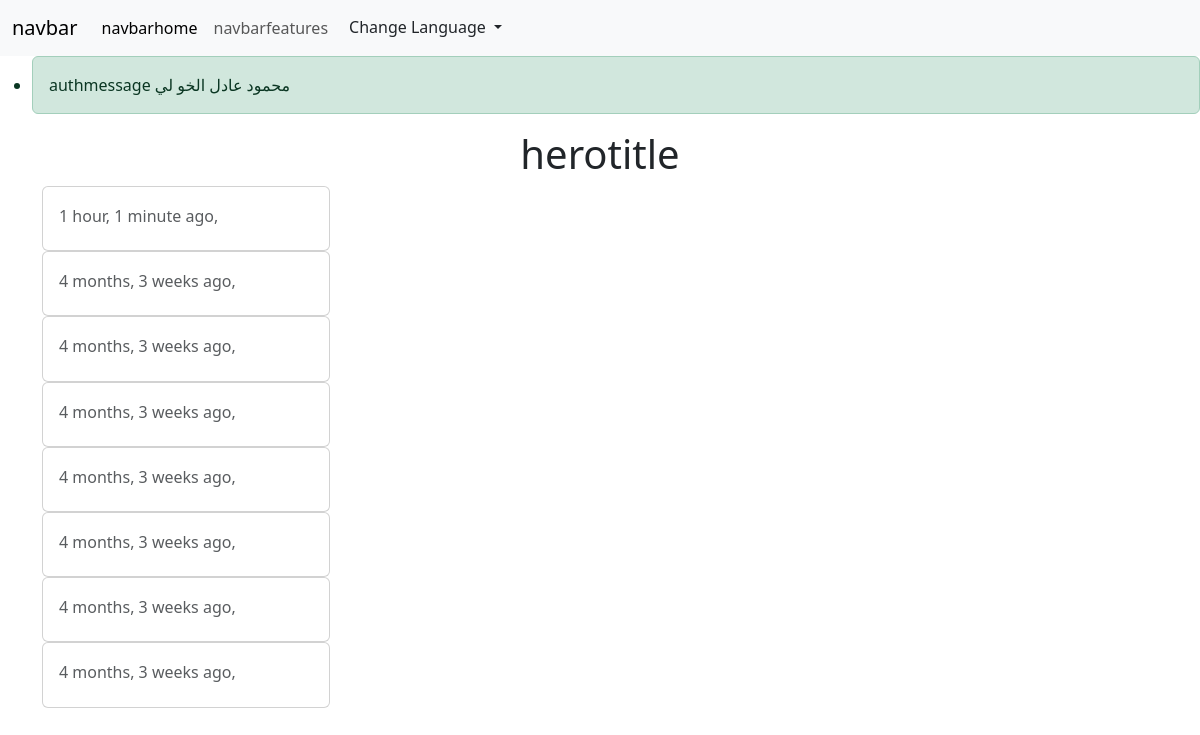
The page /en/ (signed in) on the database its author committed.
### language/models.py (models this page shows, shortened)
class Post(TranslatableModel):
    category = models.ForeignKey(Category, related_name=_(
        'category'), on_delete=models.SET_NULL, null=True)
    translations = TranslatedFields(
        title=models.CharField(_('title'), max_length=50),
        content=models.TextField(_('content')),
    )
    created_at = models.DateTimeField(auto_now_add=True)
    class Meta:
        ordering = ('-created_at',)
        verbose_name = _("post")
        verbose_name_plural = _("posts")

### language/views.py (the view)
# urls.py: 2. Add a URL to urlpatterns:  path('', views.home, name='home')
def home(request):
    if request.user.is_authenticated:
        messages.success(request, _("authmessage {first} {last}").format(
            first=request.user.first_name, last=request.user.last_name), extra_tags="alert alert-success")
    else:
        messages.warning(request, _("anonmessage"),
                         extra_tags="alert alert-danger")
    posts = Post.objects.all()
    context = {'posts': posts}
    return render(request, 'index.html', context)

### templates/index.html (shortened to what this page needs)
{% extends 'base.html' %}
{% load i18n %}
{% block content %}
    {% if messages %}
        <ul class="messages">
        {% for message in messages %}
            <li {% if message.tags %}class="{{ message.tags }}" {% endif %}>{{ message }}</li>
        {% endfor %}
        </ul>
    {% endif %}
    <div class="container text-center">
        <center><h1>{% trans 'herotitle' %}</h1></center>
    </div>
    <div class="container">
        {% for post in posts %}
            <div class="card" style="width: 18rem;">
                <div class="card-body">
                    <h6 class="card-subtitle mb-2 text-body-secondary">{{ post.created_at|timesince }} {% trans 'ago' %}, {{ post.category.name }}</h6>
                </div>
            </div>
        {% endfor %}
    </div>
{% endblock %}

### rows shown on the page
Post: created_at "1 hour, 1 minute"
Post: created_at "4 months, 3 weeks"
Post: created_at "4 months, 3 weeks"
Post: created_at "4 months, 3 weeks"
Post: created_at "4 months, 3 weeks"
Post: created_at "4 months, 3 weeks"
Post: created_at "4 months, 3 weeks"
Post: created_at "4 months, 3 weeks"

### other values the page prints
{{ message }} "authmessage محمود عادل الخو لي"
